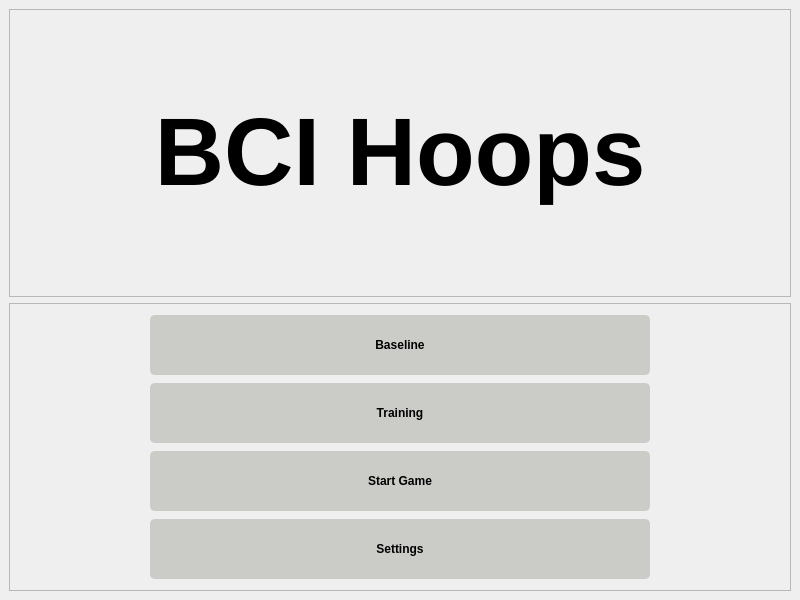
<?xml version="1.0" encoding="UTF-8"?>
<ui version="4.0">
 <class>MainWindow</class>
 <widget class="QMainWindow" name="MainWindow">
  <property name="geometry">
   <rect>
    <x>0</x>
    <y>0</y>
    <width>800</width>
    <height>600</height>
   </rect>
  </property>
  <property name="windowTitle">
   <string>MainWindow</string>
  </property>
  <widget class="QWidget" name="centralwidget">
   <property name="styleSheet">
    <string notr="true">QWidget{
	font: 25pt &quot;Segoe UI&quot;;
	font-weight: 500;
}

#stackedWidget QPushButton {
	border: 2px solid rgb(203, 204, 200);
	border-radius: 5px;	
	background-color: rgb(203, 204, 200);
}
#stackedWidget QPushButton:hover {
	background-color: rgb(203, 204, 200);
	border: 2px solid rgb(152, 153, 150);
}
#stackedWidget QPushButton:pressed {	
	background-color: rgb(152, 153, 150);
	border: 2px solid rgb(152, 153, 150);
}</string>
   </property>
   <layout class="QVBoxLayout" name="verticalLayout">
    <property name="spacing">
     <number>0</number>
    </property>
    <property name="leftMargin">
     <number>0</number>
    </property>
    <property name="topMargin">
     <number>0</number>
    </property>
    <property name="rightMargin">
     <number>0</number>
    </property>
    <property name="bottomMargin">
     <number>0</number>
    </property>
    <item>
     <widget class="QStackedWidget" name="stackedWidget">
      <property name="styleSheet">
       <string notr="true">border-image: url(:/images/images/background.jpg) 0 0 0 0 stretch stretch;</string>
      </property>
      <widget class="QWidget" name="home_page">
       <property name="styleSheet">
        <string notr="true"/>
       </property>
       <layout class="QVBoxLayout" name="verticalLayout_2">
        <item>
         <widget class="QFrame" name="title_frame">
          <property name="styleSheet">
           <string notr="true">border-image: none;</string>
          </property>
          <property name="frameShape">
           <enum>QFrame::StyledPanel</enum>
          </property>
          <property name="frameShadow">
           <enum>QFrame::Raised</enum>
          </property>
          <layout class="QVBoxLayout" name="verticalLayout_3">
           <item>
            <widget class="QLabel" name="title_label">
             <property name="text">
              <string>&lt;html&gt;&lt;head/&gt;&lt;body&gt;&lt;p align=&quot;center&quot;&gt;&lt;span style=&quot; font-size:72pt; font-weight:600;&quot;&gt;BCI Hoops&lt;/span&gt;&lt;/p&gt;&lt;/body&gt;&lt;/html&gt;</string>
             </property>
             <property name="textFormat">
              <enum>Qt::RichText</enum>
             </property>
             <property name="alignment">
              <set>Qt::AlignCenter</set>
             </property>
            </widget>
           </item>
          </layout>
         </widget>
        </item>
        <item>
         <widget class="QFrame" name="button_frame">
          <property name="styleSheet">
           <string notr="true">border-image: none;</string>
          </property>
          <property name="frameShape">
           <enum>QFrame::StyledPanel</enum>
          </property>
          <property name="frameShadow">
           <enum>QFrame::Raised</enum>
          </property>
          <layout class="QVBoxLayout" name="verticalLayout_4">
           <item alignment="Qt::AlignHCenter">
            <widget class="QPushButton" name="btn_baseline">
             <property name="minimumSize">
              <size>
               <width>500</width>
               <height>60</height>
              </size>
             </property>
             <property name="maximumSize">
              <size>
               <width>500</width>
               <height>60</height>
              </size>
             </property>
             <property name="styleSheet">
              <string notr="true"/>
             </property>
             <property name="text">
              <string>Baseline</string>
             </property>
            </widget>
           </item>
           <item alignment="Qt::AlignHCenter">
            <widget class="QPushButton" name="btn_training">
             <property name="minimumSize">
              <size>
               <width>500</width>
               <height>60</height>
              </size>
             </property>
             <property name="maximumSize">
              <size>
               <width>500</width>
               <height>60</height>
              </size>
             </property>
             <property name="styleSheet">
              <string notr="true"/>
             </property>
             <property name="text">
              <string>Training</string>
             </property>
            </widget>
           </item>
           <item alignment="Qt::AlignHCenter">
            <widget class="QPushButton" name="btn_start_game">
             <property name="minimumSize">
              <size>
               <width>500</width>
               <height>60</height>
              </size>
             </property>
             <property name="maximumSize">
              <size>
               <width>500</width>
               <height>60</height>
              </size>
             </property>
             <property name="text">
              <string>Start Game</string>
             </property>
            </widget>
           </item>
           <item alignment="Qt::AlignHCenter">
            <widget class="QPushButton" name="btn_settings">
             <property name="minimumSize">
              <size>
               <width>500</width>
               <height>60</height>
              </size>
             </property>
             <property name="maximumSize">
              <size>
               <width>500</width>
               <height>60</height>
              </size>
             </property>
             <property name="text">
              <string>Settings</string>
             </property>
            </widget>
           </item>
          </layout>
         </widget>
        </item>
       </layout>
      </widget>
      <widget class="QWidget" name="settings_page">
       <layout class="QVBoxLayout" name="verticalLayout_6">
        <item>
         <widget class="QFrame" name="settings_title_frame">
          <property name="styleSheet">
           <string notr="true">border-image: none;</string>
          </property>
          <property name="frameShape">
           <enum>QFrame::StyledPanel</enum>
          </property>
          <property name="frameShadow">
           <enum>QFrame::Raised</enum>
          </property>
          <layout class="QVBoxLayout" name="verticalLayout_5">
           <item>
            <widget class="QLabel" name="settings_title_label">
             <property name="text">
              <string>&lt;html&gt;&lt;head/&gt;&lt;body&gt;&lt;p align=&quot;center&quot;&gt;&lt;span style=&quot; font-size:50pt; font-weight:600;&quot;&gt;Settings&lt;/span&gt;&lt;/p&gt;&lt;/body&gt;&lt;/html&gt;</string>
             </property>
             <property name="textFormat">
              <enum>Qt::RichText</enum>
             </property>
             <property name="alignment">
              <set>Qt::AlignCenter</set>
             </property>
            </widget>
           </item>
          </layout>
         </widget>
        </item>
        <item>
         <widget class="QFrame" name="settings_body_frame">
          <property name="sizePolicy">
           <sizepolicy hsizetype="Preferred" vsizetype="Expanding">
            <horstretch>0</horstretch>
            <verstretch>0</verstretch>
           </sizepolicy>
          </property>
          <property name="styleSheet">
           <string notr="true">border-image: none;</string>
          </property>
          <property name="frameShape">
           <enum>QFrame::StyledPanel</enum>
          </property>
          <property name="frameShadow">
           <enum>QFrame::Raised</enum>
          </property>
          <layout class="QGridLayout" name="gridLayout">
           <property name="horizontalSpacing">
            <number>9</number>
           </property>
           <item row="2" column="1">
            <widget class="QLabel" name="task2_label">
             <property name="text">
              <string>Task 2:</string>
             </property>
            </widget>
           </item>
           <item row="4" column="1">
            <widget class="QLabel" name="num_trials_label">
             <property name="text">
              <string>Number of Trials:</string>
             </property>
            </widget>
           </item>
           <item row="6" column="1">
            <widget class="QLabel" name="lsl_prediction_inlet_label">
             <property name="text">
              <string>LSL Prediction Inlet:</string>
             </property>
            </widget>
           </item>
           <item row="6" column="2">
            <widget class="QLineEdit" name="lsl_prediction_inlet_lineEdit">
             <property name="text">
              <string>bcipy_prediction</string>
             </property>
             <property name="alignment">
              <set>Qt::AlignCenter</set>
             </property>
            </widget>
           </item>
           <item row="5" column="2">
            <widget class="QLineEdit" name="lsl_marker_outlet_lineEdit">
             <property name="text">
              <string>bci_hoops_marker</string>
             </property>
             <property name="alignment">
              <set>Qt::AlignCenter</set>
             </property>
            </widget>
           </item>
           <item row="1" column="1">
            <widget class="QLabel" name="task1_label">
             <property name="text">
              <string>Task 1:</string>
             </property>
            </widget>
           </item>
           <item row="7" column="1" colspan="2">
            <widget class="QPushButton" name="btn_save_settings">
             <property name="text">
              <string>Save</string>
             </property>
            </widget>
           </item>
           <item row="1" column="2">
            <widget class="QComboBox" name="task1_comboBox">
             <property name="currentIndex">
              <number>4</number>
             </property>
             <item>
              <property name="text">
               <string>Auditory Imagery</string>
              </property>
             </item>
             <item>
              <property name="text">
               <string>Facial Imagery - Celebrity</string>
              </property>
             </item>
             <item>
              <property name="text">
               <string>Facial Imagery - Family Member</string>
              </property>
             </item>
             <item>
              <property name="text">
               <string>Motor Imagery - Foot</string>
              </property>
             </item>
             <item>
              <property name="text">
               <string>Motor Imagery - Left Hand</string>
              </property>
             </item>
             <item>
              <property name="text">
               <string>Motor Imagery - Right Hand</string>
              </property>
             </item>
             <item>
              <property name="text">
               <string>Motor Imagery - Tongue</string>
              </property>
             </item>
             <item>
              <property name="text">
               <string>Shape Rotation - Cube</string>
              </property>
             </item>
             <item>
              <property name="text">
               <string>Shape Rotation - Complex Shape</string>
              </property>
             </item>
             <item>
              <property name="text">
               <string>Subtraction - Simple</string>
              </property>
             </item>
             <item>
              <property name="text">
               <string>Subtraction - Complex</string>
              </property>
             </item>
             <item>
              <property name="text">
               <string>Word Generation</string>
              </property>
             </item>
            </widget>
           </item>
           <item row="5" column="1">
            <widget class="QLabel" name="lsl_marker_outlet_label">
             <property name="text">
              <string>LSL Marker Outlet:</string>
             </property>
            </widget>
           </item>
           <item row="3" column="1">
            <widget class="QLabel" name="task3_label">
             <property name="text">
              <string>Task 3:</string>
             </property>
            </widget>
           </item>
           <item row="4" column="2">
            <widget class="QLineEdit" name="num_trials_lineEdit">
             <property name="text">
              <string>15</string>
             </property>
             <property name="alignment">
              <set>Qt::AlignCenter</set>
             </property>
            </widget>
           </item>
           <item row="2" column="2">
            <widget class="QComboBox" name="task2_comboBox">
             <property name="currentIndex">
              <number>7</number>
             </property>
             <item>
              <property name="text">
               <string>Auditory Imagery</string>
              </property>
             </item>
             <item>
              <property name="text">
               <string>Facial Imagery - Celebrity</string>
              </property>
             </item>
             <item>
              <property name="text">
               <string>Facial Imagery - Family Member</string>
              </property>
             </item>
             <item>
              <property name="text">
               <string>Motor Imagery - Foot</string>
              </property>
             </item>
             <item>
              <property name="text">
               <string>Motor Imagery - Left Hand</string>
              </property>
             </item>
             <item>
              <property name="text">
               <string>Motor Imagery - Right Hand</string>
              </property>
             </item>
             <item>
              <property name="text">
               <string>Motor Imagery - Tongue</string>
              </property>
             </item>
             <item>
              <property name="text">
               <string>Shape Rotation - Cube</string>
              </property>
             </item>
             <item>
              <property name="text">
               <string>Shape Rotation - Complex Shape</string>
              </property>
             </item>
             <item>
              <property name="text">
               <string>Subtraction - Simple</string>
              </property>
             </item>
             <item>
              <property name="text">
               <string>Subtraction - Complex</string>
              </property>
             </item>
             <item>
              <property name="text">
               <string>Word Generation</string>
              </property>
             </item>
            </widget>
           </item>
           <item row="3" column="2">
            <widget class="QComboBox" name="task3_comboBox">
             <property name="currentIndex">
              <number>2</number>
             </property>
             <item>
              <property name="text">
               <string>Auditory Imagery</string>
              </property>
             </item>
             <item>
              <property name="text">
               <string>Facial Imagery - Celebrity</string>
              </property>
             </item>
             <item>
              <property name="text">
               <string>Facial Imagery - Family Member</string>
              </property>
             </item>
             <item>
              <property name="text">
               <string>Motor Imagery - Foot</string>
              </property>
             </item>
             <item>
              <property name="text">
               <string>Motor Imagery - Left Hand</string>
              </property>
             </item>
             <item>
              <property name="text">
               <string>Motor Imagery - Right Hand</string>
              </property>
             </item>
             <item>
              <property name="text">
               <string>Motor Imagery - Tongue</string>
              </property>
             </item>
             <item>
              <property name="text">
               <string>Shape Rotation - Cube</string>
              </property>
             </item>
             <item>
              <property name="text">
               <string>Shape Rotation - Complex Shape</string>
              </property>
             </item>
             <item>
              <property name="text">
               <string>Subtraction - Simple</string>
              </property>
             </item>
             <item>
              <property name="text">
               <string>Subtraction - Complex</string>
              </property>
             </item>
             <item>
              <property name="text">
               <string>Word Generation</string>
              </property>
             </item>
            </widget>
           </item>
          </layout>
         </widget>
        </item>
       </layout>
      </widget>
      <widget class="QWidget" name="game_page">
       <layout class="QGridLayout" name="gridLayout_2">
        <property name="leftMargin">
         <number>0</number>
        </property>
        <property name="topMargin">
         <number>0</number>
        </property>
        <property name="rightMargin">
         <number>0</number>
        </property>
        <property name="bottomMargin">
         <number>0</number>
        </property>
        <property name="spacing">
         <number>0</number>
        </property>
        <item row="1" column="0" colspan="2">
         <widget class="QFrame" name="game_frame">
          <property name="sizePolicy">
           <sizepolicy hsizetype="Preferred" vsizetype="Expanding">
            <horstretch>0</horstretch>
            <verstretch>0</verstretch>
           </sizepolicy>
          </property>
          <property name="styleSheet">
           <string notr="true">border-image: none;</string>
          </property>
          <property name="frameShape">
           <enum>QFrame::StyledPanel</enum>
          </property>
          <property name="frameShadow">
           <enum>QFrame::Raised</enum>
          </property>
          <layout class="QVBoxLayout" name="verticalLayout_7"/>
         </widget>
        </item>
        <item row="0" column="0" colspan="2">
         <widget class="QFrame" name="top_frame">
          <property name="styleSheet">
           <string notr="true">border-image: none;</string>
          </property>
          <property name="frameShape">
           <enum>QFrame::StyledPanel</enum>
          </property>
          <property name="frameShadow">
           <enum>QFrame::Raised</enum>
          </property>
          <layout class="QHBoxLayout" name="horizontalLayout">
           <item alignment="Qt::AlignLeft">
            <widget class="QPushButton" name="btn_back">
             <property name="minimumSize">
              <size>
               <width>60</width>
               <height>30</height>
              </size>
             </property>
             <property name="styleSheet">
              <string notr="true">font: 15pt &quot;Segoe UI&quot;;
font-weight: 500;</string>
             </property>
             <property name="text">
              <string>Back</string>
             </property>
            </widget>
           </item>
           <item>
            <widget class="QLabel" name="game_title_label">
             <property name="styleSheet">
              <string notr="true"/>
             </property>
             <property name="text">
              <string>BCI Hoops</string>
             </property>
             <property name="alignment">
              <set>Qt::AlignCenter</set>
             </property>
            </widget>
           </item>
           <item>
            <widget class="QLabel" name="score_label">
             <property name="styleSheet">
              <string notr="true">font: 20pt &quot;Segoe UI&quot;;
font-weight: 500;</string>
             </property>
             <property name="text">
              <string>Score: 0</string>
             </property>
             <property name="alignment">
              <set>Qt::AlignRight|Qt::AlignTrailing|Qt::AlignVCenter</set>
             </property>
            </widget>
           </item>
          </layout>
         </widget>
        </item>
       </layout>
      </widget>
     </widget>
    </item>
   </layout>
  </widget>
 </widget>
 <tabstops>
  <tabstop>btn_training</tabstop>
  <tabstop>btn_start_game</tabstop>
  <tabstop>btn_settings</tabstop>
  <tabstop>num_trials_lineEdit</tabstop>
  <tabstop>lsl_marker_outlet_lineEdit</tabstop>
  <tabstop>lsl_prediction_inlet_lineEdit</tabstop>
  <tabstop>btn_save_settings</tabstop>
  <tabstop>btn_back</tabstop>
 </tabstops>
 <resources>
  <include location="resources.qrc"/>
 </resources>
 <connections/>
</ui>
